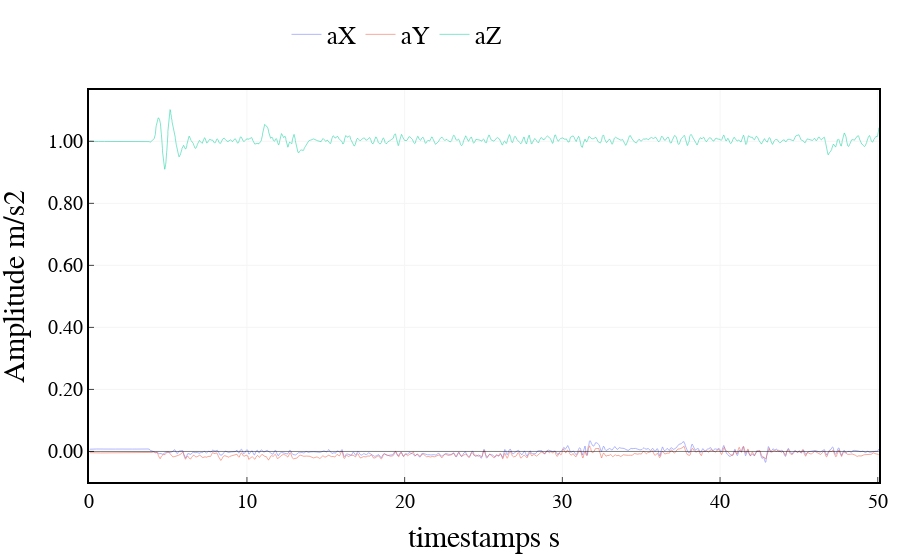

The notebook cell saved with this chart:
### Code cell
import scipy.signal as signal_p

# Define filter parameters
fs = 100  # Sampling frequency
fc = 4  # Cutoff frequency
order = 6  # Filter order



# Create low-pass Butterworth filter
b, a = signal_p.butter(order, fc / (fs / 2), btype='low')

# Apply filter to signal data
signalf = signal_p.filtfilt(b, a, imu_data[:,:6], axis=0)
timestamp = imu_data[:,6]
fig = go.Figure()
fig.add_trace(go.Scatter(x=timestamp, y=signalf[:,0],
                    mode='lines',
                    line=dict(width=0.5),
                    name='aX'))
fig.add_trace(go.Scatter(x=timestamp, y=signalf[:,1],
                    mode='lines',
                    line=dict(width=0.5),
                    name='aY'))
fig.add_trace(go.Scatter(x=timestamp, y=signalf[:,2],
                    mode='lines',
                    line=dict(width=0.5),
                    name='aZ'))

# # Add a rectangle to the plot
# fig.add_shape(type='rect',
#               x0=0,
#               y0=-2,
#               x1=10,
#               y1=2,
#               line=dict(color='blue', width=0.5),
#             #   fillcolor='lightblue',
#               opacity=0.5)

fig.add_shape(type='line',
                x0=0,
                y0=0,
                x1=timestamp[-1].astype(float),
                y1=0,
                line=dict(color='black', width=0.5),
            #   fillcolor='lightblue',
                opacity=1)

    
    


fig.update_layout(xaxis_title='timestamps s',
                        yaxis_title='Amplitude m/s2',
                        font=dict(size=25, family='Arial', color='rgb(0, 0, 0)'),
                        margin={'l': 15, 'r': 15, 't': 15, 'b': 15},
                        # width=1000, height=400,
                        legend=dict(
                            yanchor="top",
                            y=1.2,
                            xanchor="left",
                            x = 0.25,
                            font=dict(
                                family='Arial',
                                size=25,
                                color='rgb(0, 0, 0)',
                            ),
                            orientation="h",
                            # bordercolor="Black",
                            # borderwidth=1
                        ),
                        plot_bgcolor='rgb(255,255,255)',
                        xaxis=dict(
                            showline=True,
                            linecolor='rgb(0, 0, 0)',
                            linewidth=2,
                            ticks='inside',
                            tickfont=dict(
                                family='Arial',
                                size=20,
                                color='rgb(0, 0, 0)',
                            ),
                            tick0 = 150,
                            dtick = 10,
                            gridcolor='rgb(245, 245, 245)',
                            mirror=True
                        ),
                        yaxis=dict(
                            # range = [0, 1],
                            showline=True,
                            linecolor='rgb(0, 0, 0)',
                            linewidth=2,
                            ticks='inside',
                            tickfont=dict(
                                family='Arial',
                                size=20,
                                color='rgb(0, 0, 0)',
                            ),
                            tickformat='.2f',   # y轴刻度分辨率
                            gridcolor='rgb(245, 245, 245)',
                            mirror=True
                        ),
        )

fig.show()

### Figure 1 — Plotly figure (JSON) as saved in the notebook; plotly's stock layout.template omitted (floating-point values rounded to 4 significant figures; data arrays with more than 128 entries replaced by an {"elided": "..."} marker saying what was removed)
{"data": [{"line": {"width": 0.5}, "mode": "lines", "name": "aX", "type": "scatter", "x": {"elided": "5007 float values"}, "y": {"elided": "5007 float values"}}, {"line": {"width": 0.5}, "mode": "lines", "name": "aY", "type": "scatter", "x": {"elided": "5007 float values"}, "y": {"elided": "5007 float values"}}, {"line": {"width": 0.5}, "mode": "lines", "name": "aZ", "type": "scatter", "x": {"elided": "5007 float values"}, "y": {"elided": "5007 float values"}}], "layout": {"font": {"color": "rgb(0, 0, 0)", "family": "Arial", "size": 25}, "legend": {"font": {"color": "rgb(0, 0, 0)", "family": "Arial", "size": 25}, "orientation": "h", "x": 0.25, "xanchor": "left", "y": 1.2, "yanchor": "top"}, "margin": {"b": 15, "l": 15, "r": 15, "t": 15}, "plot_bgcolor": "rgb(255,255,255)", "shapes": [{"line": {"color": "black", "width": 0.5}, "opacity": 1, "type": "line", "x0": 0, "x1": 50.06, "y0": 0, "y1": 0}], "xaxis": {"dtick": 10, "gridcolor": "rgb(245, 245, 245)", "linecolor": "rgb(0, 0, 0)", "linewidth": 2, "mirror": true, "showline": true, "tick0": 150, "tickfont": {"color": "rgb(0, 0, 0)", "family": "Arial", "size": 20}, "ticks": "inside", "title": {"text": "timestamps s"}}, "yaxis": {"gridcolor": "rgb(245, 245, 245)", "linecolor": "rgb(0, 0, 0)", "linewidth": 2, "mirror": true, "showline": true, "tickfont": {"color": "rgb(0, 0, 0)", "family": "Arial", "size": 20}, "tickformat": ".2f", "ticks": "inside", "title": {"text": "Amplitude m/s2"}}}}
